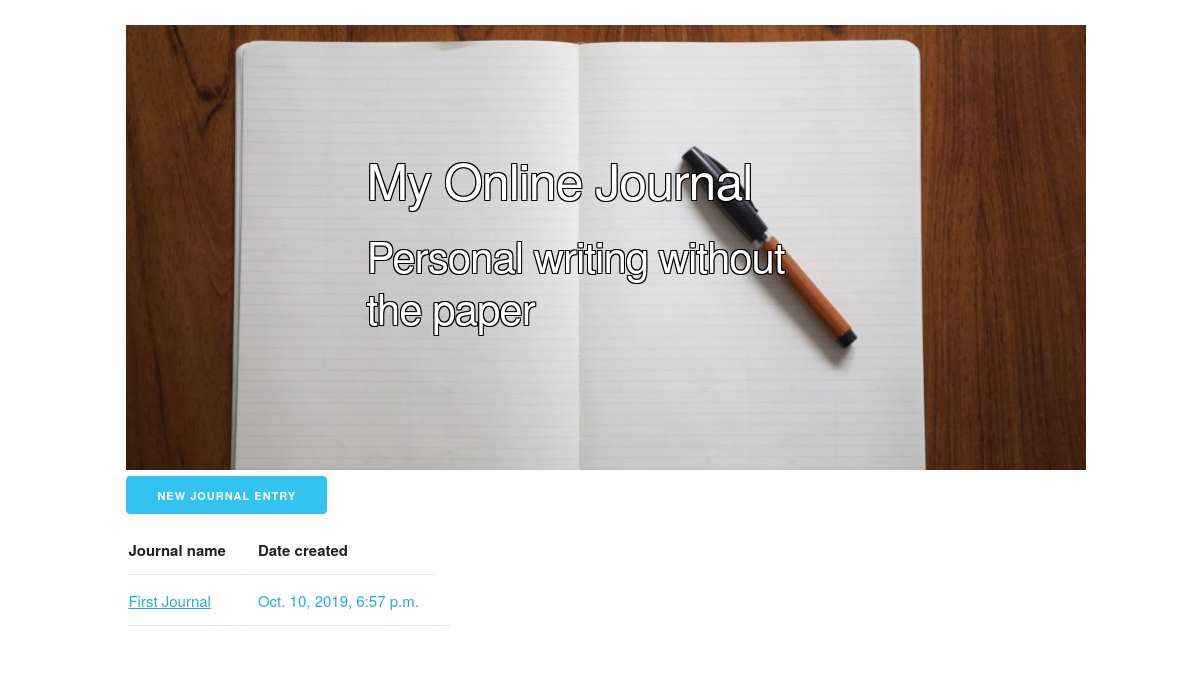
The page /journals/ on the database as committed earlier.
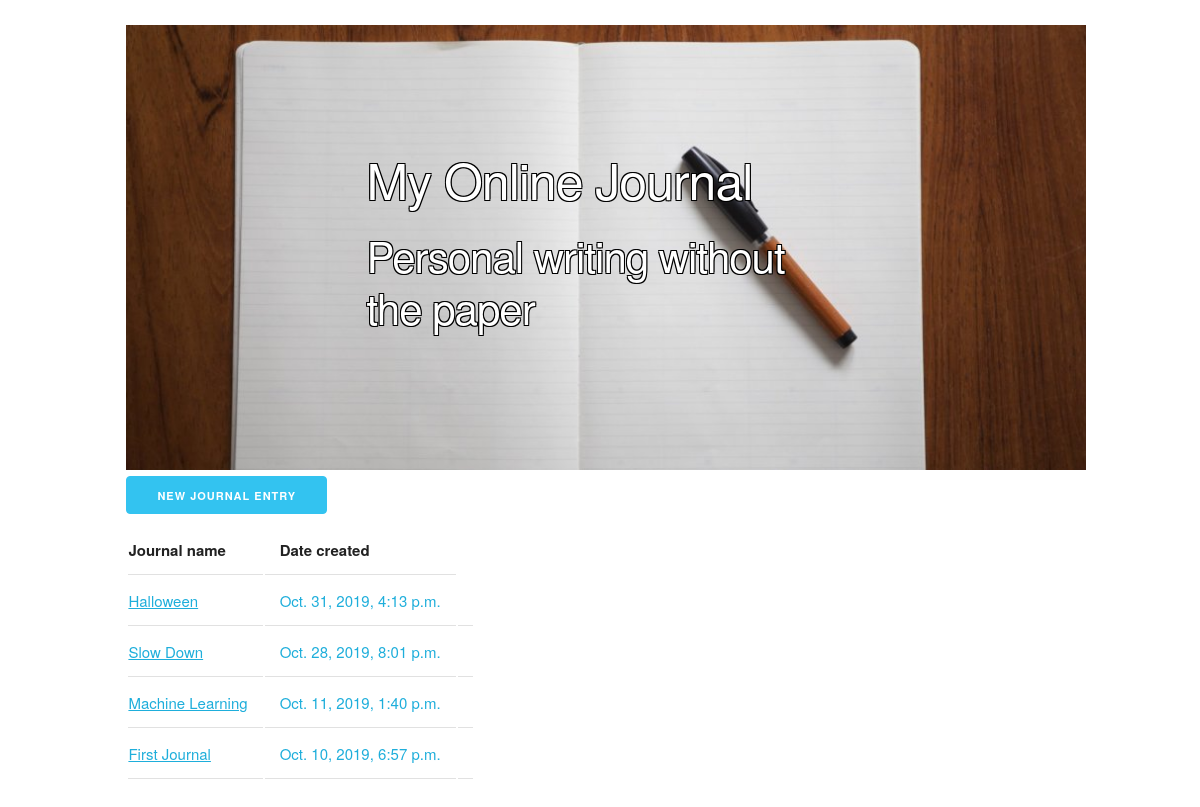
The same page on the database as committed later.
### journals/models.py (models this page shows)
class Journal(models.Model):
    title = models.CharField(max_length=100)
    journal_entry = models.TextField(max_length=10000)
    created_at = models.DateTimeField(auto_now_add=True)
    created_by = models.ForeignKey(User, related_name='journals', on_delete=models.PROTECT)

### journals/views.py (the view)
# urls.py: path('', views.index, name='index'),
def index(request):
    journal_list = Journal.objects.order_by('-created_at')
    context = {
        'journal_list': journal_list,
    }
    return render(request, 'journals/index.html', context)

### journals/templates/journals/index.html (shortened to what this page needs)
<!Doctype html>
{% extends 'journals/base.html' %}
{% load static %}
{% block content %}
{% if journal_list %}
	<head>
	</head>
	<body>
		<section class="hero">
			<div class="hero-inner">
				<div class="container" style="width: 970px">
					<img class="book" src="{% static 'journals/images/book.jpg' %}" alt="Picture of a book" style="width:100%;" />
					<div class="centered">
						<h1 style="color:white;" class="outline">My Online Journal</h1>
						<h2 style="color:white;" class="outline">Personal writing without the paper<h2>
					</div>
				</div>
			</div>
		</section>
	</body>
	<div>
		<a class="button button-primary" href="{% url 'journals:new_journal' %}">New Journal Entry</a>
	</div>
	<table class="table">
	    <thread class="thread-inverse">
    	    <tr>
    	        <th>Journal name</th>
    	        <th>Date created</th>
    	    </tr>
	    </thread>
	    <tbody>
	        {% for journal in journal_list %}
	            <tr>
	                <td><a href="{% url 'journals:detail' journal.id %}">{{ journal.title }}</a></td>
	                <td><a>{{ journal.created_at }}</a></td>
	                <td></td>
	            </tr>
            {% endfor %}
	    </tbody>
	</table>
{% endif %}
{% endblock %}

### journals/templates/journals/base.html (shortened to what this page needs)
{% load static %}<!DOCTYPE html>
<html>
    <head>
		<link rel="stylesheet" type="text/css" href="{% static 'journals/skeleton.css' %}">
    </head>
    <body>
        {% block body %}
			<div class="container">
				{% block content %}
				{% endblock %}
			</div>
		{% endblock body %}
    </body>
</html>

### journals/static/journals/skeleton.css (style rules this page uses)
.container { position: relative; width: 100%; max-width: 960px; margin: 0 auto; padding: 0 20px; box-sizing: border-box; }
.centered { position: absolute; top: 50%; left: 50%; transform: translate(-50%, -50%); }
.outline { text-shadow: -1px -1px 0 #000, 1px -1px 0 #000, -1px 1px 0 #000, 1px 1px 0 #000; }
@media (min-width: 400px) { .container { width: 85%; padding: 0; } }
@media (min-width: 550px) { .container { width: 80%; } }
html { font-size: 62.5%; }
body { font-size: 1.5em; line-height: 1.6; font-weight: 400; font-family: "Raleway", "HelveticaNeue", "Helvetica Neue", Helvetica, Arial, sans-serif; color: #222; }
h1, h2, h3, h4, h5, h6 { margin-top: 0; margin-bottom: 2rem; font-weight: 300; }
h1 { font-size: 4.0rem; line-height: 1.2; letter-spacing: -.1rem; }
h2 { font-size: 3.6rem; line-height: 1.25; letter-spacing: -.1rem; }
@media (min-width: 550px) { h1 { font-size: 5.0rem; } }
@media (min-width: 550px) { h2 { font-size: 4.2rem; } }
a { color: #1EAEDB; }
.button, button, input[type="submit"], input[type="reset"], input[type="button"] { display: inline-block; height: 38px; padding: 0 30px; color: #555; text-align: center; font-size: 11px; font-weight: 600; line-height: 38px; letter-spacing: .1rem; text-transform: uppercase; text-decoration: none; white-space: nowrap; background-color: transparent; border-radius: 4px; border: 1px solid #bbb; cursor: pointer; box-sizing: border-box; }
.button.button-primary, button.button-primary, input[type="submit"].button-primary, input[type="reset"].button-primary, input[type="button"].button-primary { color: #FFF; background-color: #33C3F0; border-color: #33C3F0; }
th, td { padding: 12px 15px; text-align: left; border-bottom: 1px solid #E1E1E1; }
th:first-child, td:first-child { padding-left: 0; }
th:last-child, td:last-child { padding-right: 0; }
button, .button { margin-bottom: 1rem; }
pre, blockquote, dl, figure, table, p, ul, ol, form { margin-bottom: 2.5rem; }
.container:after, .row:after, .u-cf { content: ""; display: table; clear: both; }

Rows that differ between the two databases and show on the page:
added Journal: title "Halloween", created_at "Oct. 31, 2019, 4:13 p.m."
added Journal: title "Slow Down", created_at "Oct. 28, 2019, 8:01 p.m."
added Journal: title "Machine Learning", created_at "Oct. 11, 2019, 1:40 p.m."
